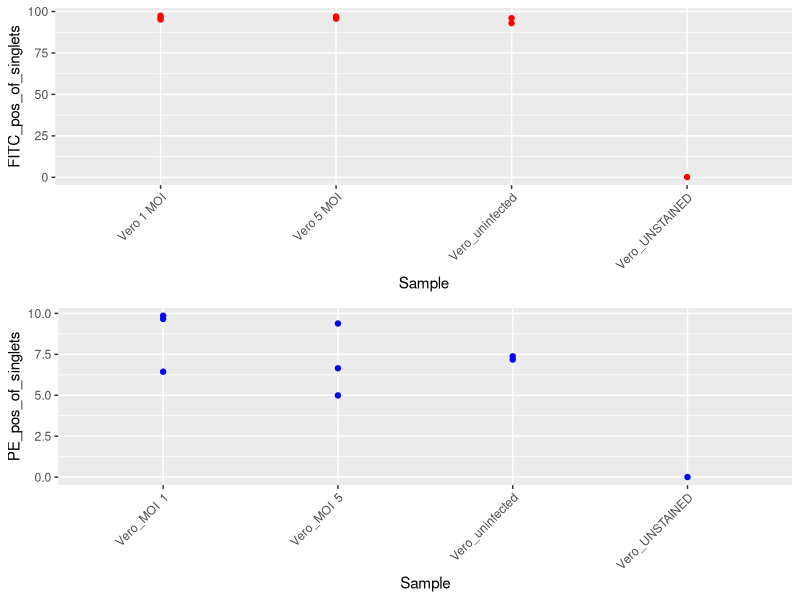

R code for this plot: (Note: this script raises an error after producing the figure.)
library(tidyverse)

#load data files
fitc <- read_tsv("tables_flowjo/72hr_dioc.txt")
pe <- read_tsv("tables_flowjo/72hr_mito.txt")

#clean data
fitcCleaned <- fitc %>% 
  slice(-(10:11)) %>% 
  mutate(`Sample:` = str_replace(`Sample:`, 
                                 "DIOC 72 hr Vero Covid_9-11-2021_", 
                                 ""),
         `Sample:` = str_replace(`Sample:`, "_1,3a,", " "),
         `Sample:` = str_replace(`Sample:`, ".fcs", ""),
         `Sample:` = str_replace(`Sample:`, "_[0-9][0-9][0-9]", ""),
         `Sample:` = str_replace(`Sample:`, "_[0-9][0-9][0-9]", "")) %>% 
  rename(Sample = `Sample:`,
         FITC_pos_of_singlets = `Singlets/FITC-A+ | Freq. of Parent`)

peCleaned <- pe %>% 
  slice(-(10:11)) %>% 
  mutate(`Sample:` = str_replace(`Sample:`, 
                                 "MitoSoX 72 hr  Vero  9_11_2020_",
                                 ""),
         `Sample:` = str_replace(`Sample:`, "1,3a,", " "),
         `Sample:` = str_replace(`Sample:`, ".fcs", ""),
         `Sample:` = str_replace(`Sample:`, "_[0-9][0-9][0-9]", ""),
         `Sample:` = str_replace(`Sample:`, "_[0-9][0-9][0-9]", "")) %>% 
  rename(Sample = `Sample:`,
         PE_pos_of_singlets = `Singlets/PE_pos | Freq. of Parent`)

#graph data
fitcCleanedGraph <- fitcCleaned %>% 
  ggplot(aes(y = FITC_pos_of_singlets, x = Sample)) +
  geom_point(color = 'red') +
  theme(axis.text.x=element_text(angle=45, hjust=1))

peCleanedGraph <- peCleaned %>% 
  ggplot(aes(y = PE_pos_of_singlets, x = Sample)) +
  geom_point(color = 'blue') +
  theme(axis.text.x=element_text(angle=45, hjust=1))

gridExtra::grid.arrange(fitcCleanedGraph, peCleanedGraph)  

#statistics

# I don't think a t test across the whole group makes sense since we want to 
# know if each sample is significant???

# for a single t test mu = unstained freq of parent since our null is that an 
# experimental group should be different that the unstained which = ~0
fitcTTest <- t.test(fitcCleaned[2], mu = 0.15)
peTTest <- t.test(peCleaned[2], mu = 0.00544)

wilcox.test(fitcCleaned[2], mu = 0.15)
